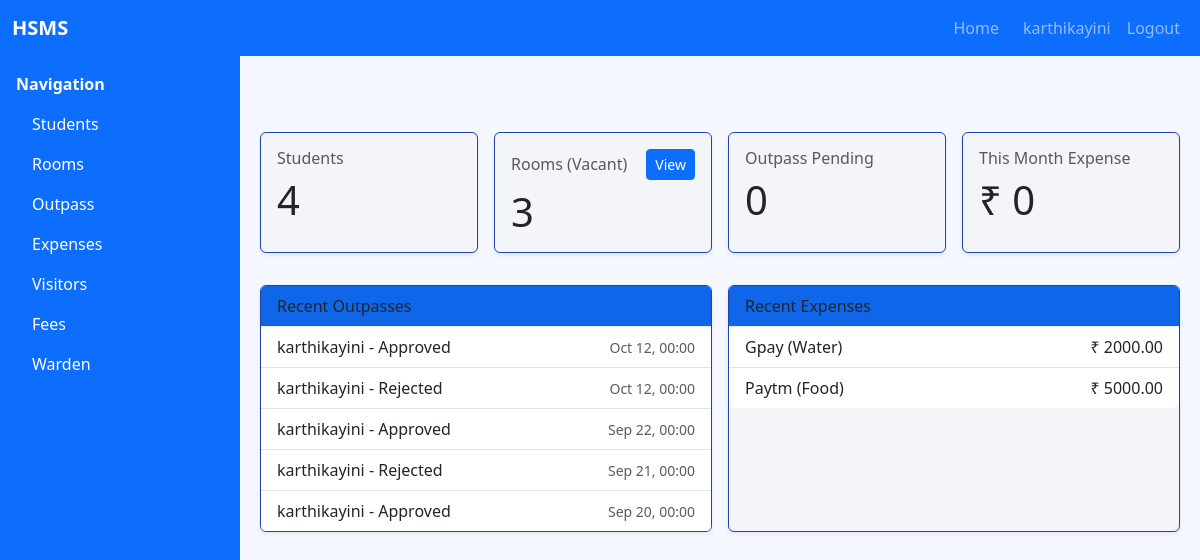
Page /dashboard/ (signed in) on the committed database.
### accounts/models.py (models this page shows, shortened)
class User(AbstractUser):
    class Roles(models.TextChoices):
        STUDENT = "student", "Student"
        WARDEN = "warden", "Warden"
        ADMIN = "admin", "Admin"
    role = models.CharField(
        max_length=20,
        choices=Roles.choices,
        default=Roles.STUDENT,
        help_text="Role for role-based access control",
    )
    reg_no = models.CharField(
        max_length=50,
        blank=True,
        null=True,
        help_text="Registration number for students (optional for staff)",
        unique=False,
    )

### outpass/models.py (models this page shows, shortened)
class Outpass(models.Model):
    class Status(models.TextChoices):
        PENDING = "Pending", "Pending"
        APPROVED = "Approved", "Approved"
        REJECTED = "Rejected", "Rejected"
    student = models.ForeignKey(settings.AUTH_USER_MODEL, on_delete=models.CASCADE, related_name='outpasses')
    reason = models.CharField(max_length=255)
    out_date = models.DateTimeField()
    expected_return = models.DateTimeField()
    actual_return = models.DateTimeField(blank=True, null=True)
    status = models.CharField(max_length=20, choices=Status.choices, default=Status.PENDING)
    warden_remarks = models.TextField(blank=True, null=True)
    destination = models.CharField(max_length=255, default="")
    contact_number = models.CharField(max_length=20, default="")
    created_at = models.DateTimeField(auto_now_add=True)

### expenses/models.py (models this page shows, shortened)
class Expense(models.Model):
    class Category(models.TextChoices):
        FOOD = "Food", "Food"
        WATER = "Water", "Water"
        GAS = "Gas", "Gas"
        OTHERS = "Others", "Others"
    date = models.DateField()
    item = models.CharField(max_length=200)
    amount = models.DecimalField(max_digits=10, decimal_places=2)
    category = models.CharField(max_length=20, choices=Category.choices)

### hsms/views.py (the view)
# urls.py: path('dashboard/', login_required(dashboard), name='home'),
def dashboard(request):
    students_count = User.objects.filter(role=User.Roles.STUDENT).count()
    rooms_vacant = Room.objects.filter(status__in=["Vacant", "Partial"]).count()
    rooms_total = Room.objects.count()
    outpass_pending = Outpass.objects.filter(status=Outpass.Status.PENDING).count()
    first_day = date.today().replace(day=1)
    expense_month = Expense.objects.filter(date__gte=first_day).aggregate(total=Sum('amount')).get('total') or 0
    context = {
        'stats': {
            'students': students_count,
            'rooms_total': rooms_total,
            'rooms_vacant': rooms_vacant,
            'outpass_pending': outpass_pending,
            'expense_month': expense_month,
        },
        'recent_outpass': Outpass.objects.order_by('-out_date')[:5],
        'recent_expenses': Expense.objects.order_by('-date')[:5],
    }
    return render(request, 'dashboard.html', context)

### templates/dashboard.html (shortened to what this page needs)
{% extends 'base.html' %}
{% block content %}
<div class="row g-3">
  <div class="col-sm-6 col-lg-3">
    <div class="card shadow-sm">
      <div class="card-body">
        <h6 class="text-muted">Students</h6>
        <div class="display-6">{{ stats.students }}</div>
      </div>
    </div>
  </div>
  <div class="col-sm-6 col-lg-3">
    <div class="card shadow-sm">
      <div class="card-body">
        <h6 class="text-muted d-flex justify-content-between align-items-center">
          <span>Rooms (Vacant)</span>
          <a class="btn btn-sm btn-primary" href="/rooms/?available=1">View</a>
        </h6>
        <div class="display-6">{{ stats.rooms_vacant }}</div>
      </div>
    </div>
  </div>
  <div class="col-sm-6 col-lg-3">
    <div class="card shadow-sm">
      <div class="card-body">
        <h6 class="text-muted">Outpass Pending</h6>
        <div class="display-6">{{ stats.outpass_pending }}</div>
      </div>
    </div>
  </div>
  <div class="col-sm-6 col-lg-3">
    <div class="card shadow-sm">
      <div class="card-body">
        <h6 class="text-muted">This Month Expense</h6>
        <div class="display-6">₹ {{ stats.expense_month }}</div>
      </div>
    </div>
  </div>
</div>
<div class="row g-3 mt-3">
  <div class="col-lg-6">
    <div class="card shadow-sm">
      <div class="card-header">Recent Outpasses</div>
      <ul class="list-group list-group-flush">
        {% for o in recent_outpass %}
          <li class="list-group-item d-flex justify-content-between align-items-center">
            <span>{{ o.student.username }} - {{ o.status }}</span>
            <small class="text-muted">{{ o.out_date|date:'M d, H:i' }}</small>
          </li>
        {% empty %}
          <li class="list-group-item">No recent outpasses.</li>
        {% endfor %}
      </ul>
    </div>
  </div>
  <div class="col-lg-6">
    <div class="card shadow-sm">
      <div class="card-header">Recent Expenses</div>
      <ul class="list-group list-group-flush">
        {% for e in recent_expenses %}
          <li class="list-group-item d-flex justify-content-between align-items-center">
            <span>{{ e.item }} ({{ e.category }})</span>
            <span>₹ {{ e.amount }}</span>
          </li>
        {% empty %}
          <li class="list-group-item">No recent expenses.</li>
        {% endfor %}
      </ul>
    </div>
  </div>
</div>
{% endblock %}

### templates/base.html (shortened to what this page needs)
<!doctype html>
<html>
<head>
  <link href="https://cdn.jsdelivr.net/npm/bootstrap@5.3.3/dist/css/bootstrap.min.css" rel="stylesheet">
  </head>
<body>
  <nav class="navbar navbar-expand-lg navbar-dark bg-primary topbar">
    <div class="container-fluid">
      <a class="navbar-brand fw-semibold" href="/">HSMS</a>
      <div class="collapse navbar-collapse" id="topbarMenu">
        <ul class="navbar-nav ms-auto">
          {% if user.is_authenticated and user.role == 'warden' %}
          <li class="nav-item"><a class="nav-link" href="/warden/dashboard/">Home</a></li>
          {% elif user.is_authenticated and user.role == 'student' %}
          <li class="nav-item"><a class="nav-link" href="/student/dashboard/">Home</a></li>
          {% endif %}
          {% if user.is_authenticated %}
          <li class="nav-item"><a class="nav-link" href="/accounts/profile/">{{ user.username }}</a></li>
          <li class="nav-item"><a class="nav-link" href="/accounts/logout/">Logout</a></li>
          {% else %}
          <li class="nav-item"><a class="nav-link" href="/accounts/login/">Login</a></li>
          <li class="nav-item"><a class="nav-link" href="/accounts/register/">Register</a></li>
          {% endif %}
        </ul>
      </div>
    </div>
  </nav>
  {% block sidebar %}
  <aside class="sidebar d-none d-md-block">
    <div class="p-3">
      <div class="fw-semibold mb-2">Navigation</div>
      <div class="list-group list-group-flush">
        <a href="/students/" class="list-group-item list-group-item-action bg-transparent text-white border-0">Students</a>
        <a href="/rooms/" class="list-group-item list-group-item-action bg-transparent text-white border-0">Rooms</a>
        <a href="/outpass/" class="list-group-item list-group-item-action bg-transparent text-white border-0">Outpass</a>
        <a href="/expenses/" class="list-group-item list-group-item-action bg-transparent text-white border-0">Expenses</a>
        <a href="/visitors/" class="list-group-item list-group-item-action bg-transparent text-white border-0">Visitors</a>
        <a href="/fees/" class="list-group-item list-group-item-action bg-transparent text-white border-0">Fees</a>
        <a href="/warden/" class="list-group-item list-group-item-action bg-transparent text-white border-0">Warden</a>
      </div>
    </div>
  </aside>
  {% endblock %}
  <main class="content">
    {% block content %}{% endblock %}
  </main>
</body>
</html>

### templates/base.html (style rules this page uses)
body { background-color: #f5f8ff; }
.topbar { position: sticky; top: 0; z-index: 1030; }
.sidebar { position: fixed; top: 56px; bottom: 0; left: 0; width: 240px; background-color: #0d6efd; color: #fff; overflow-y: auto; }
.sidebar a { color: #e7efff; text-decoration: none; }
.content { margin-top: 56px; margin-left: 240px; padding: 20px; }
.card { border: 1px solid #1f43b6; width :100%; height:100%; background-color: #f3f5f8; }
.card-header { background: #0f66e9; border-bottom: 1px solid #e6ecff; }

### rows in the picture
User: username "karthikayini"
Outpass: student.username "karthikayini", status "Approved", out_date "Oct 12, 00:00"
Outpass: student.username "karthikayini", status "Rejected", out_date "Oct 12, 00:00"
Outpass: student.username "karthikayini", status "Approved", out_date "Sep 22, 00:00"
Outpass: student.username "karthikayini", status "Rejected", out_date "Sep 21, 00:00"
Outpass: student.username "karthikayini", status "Approved", out_date "Sep 20, 00:00"
Expense: item "Gpay", category "Water", amount "2000.00"
Expense: item "Paytm", category "Food", amount "5000.00"

### other values in the picture
{{ stats.students }} "4"
{{ stats.rooms_vacant }} "3"
{{ stats.outpass_pending }} "0"
{{ stats.expense_month }} "0"
